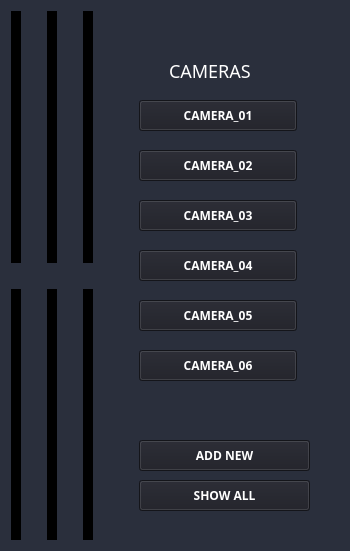
              <widget class="QWidget" name="camera_page">
               <property name="styleSheet">
                <string notr="true">*{
font-family: century gothic;
background: #2A2F3C ;
}
QLineEdit, QTextEdit{
background-color:#1C1D25;
background-color:#1C1D25;
color:white;
font-size:18px;
}
QLabel{
color: white;
font-size: 18px;

}
QPushButton, QToolButton{
font-weight:bold;
color:white ;
background-color:#1C1D25;
}
QPushButton:hover{
color:white;
background-color:black;
}
</string>
               </property>
               <layout class="QHBoxLayout" name="horizontalLayout_20">
                <item>
                 <layout class="QVBoxLayout" name="verticalLayout_8">
                  <item>
                   <layout class="QHBoxLayout" name="horizontalLayout_19">
                    <item>
                     <widget class="QLabel" name="display_4">
                      <property name="styleSheet">
                       <string notr="true">background-color:black;</string>
                      </property>
                      <property name="text">
                       <string/>
                      </property>
                     </widget>
                    </item>
                    <item>
                     <spacer name="horizontalSpacer_24">
                      <property name="orientation">
                       <enum>Qt::Horizontal</enum>
                      </property>
                      <property name="sizeType">
                       <enum>QSizePolicy::Fixed</enum>
                      </property>
                      <property name="sizeHint" stdset="0">
                       <size>
                        <width>20</width>
                        <height>20</height>
                       </size>
                      </property>
                     </spacer>
                    </item>
                    <item>
                     <widget class="QLabel" name="display_5">
                      <property name="styleSheet">
                       <string notr="true">background-color:black;</string>
                      </property>
                      <property name="text">
                       <string/>
                      </property>
                     </widget>
                    </item>
                    <item>
                     <spacer name="horizontalSpacer_19">
                      <property name="orientation">
                       <enum>Qt::Horizontal</enum>
                      </property>
                      <property name="sizeType">
                       <enum>QSizePolicy::Fixed</enum>
                      </property>
                      <property name="sizeHint" stdset="0">
                       <size>
                        <width>20</width>
                        <height>20</height>
                       </size>
                      </property>
                     </spacer>
                    </item>
                    <item>
                     <widget class="QLabel" name="display_6">
                      <property name="styleSheet">
                       <string notr="true">background-color:black;</string>
                      </property>
                      <property name="text">
                       <string/>
                      </property>
                     </widget>
                    </item>
                   </layout>
                  </item>
                  <item>
                   <spacer name="verticalSpacer_13">
                    <property name="orientation">
                     <enum>Qt::Vertical</enum>
                    </property>
                    <property name="sizeType">
                     <enum>QSizePolicy::Fixed</enum>
                    </property>
                    <property name="sizeHint" stdset="0">
                     <size>
                      <width>20</width>
                      <height>20</height>
                     </size>
                    </property>
                   </spacer>
                  </item>
                  <item>
                   <layout class="QHBoxLayout" name="horizontalLayout_12">
                    <item>
                     <widget class="QLabel" name="display_1">
                      <property name="styleSheet">
                       <string notr="true">background-color:black;</string>
                      </property>
                      <property name="text">
                       <string/>
                      </property>
                     </widget>
                    </item>
                    <item>
                     <spacer name="horizontalSpacer_20">
                      <property name="orientation">
                       <enum>Qt::Horizontal</enum>
                      </property>
                      <property name="sizeType">
                       <enum>QSizePolicy::Fixed</enum>
                      </property>
                      <property name="sizeHint" stdset="0">
                       <size>
                        <width>20</width>
                        <height>20</height>
                       </size>
                      </property>
                     </spacer>
                    </item>
                    <item>
                     <widget class="QLabel" name="display_2">
                      <property name="styleSheet">
                       <string notr="true">background-color:black;</string>
                      </property>
                      <property name="text">
                       <string/>
                      </property>
                     </widget>
                    </item>
                    <item>
                     <spacer name="horizontalSpacer_23">
                      <property name="orientation">
                       <enum>Qt::Horizontal</enum>
                      </property>
                      <property name="sizeType">
                       <enum>QSizePolicy::Fixed</enum>
                      </property>
                      <property name="sizeHint" stdset="0">
                       <size>
                        <width>20</width>
                        <height>20</height>
                       </size>
                      </property>
                     </spacer>
                    </item>
                    <item>
                     <widget class="QLabel" name="display_3">
                      <property name="styleSheet">
                       <string notr="true">background-color:black;</string>
                      </property>
                      <property name="text">
                       <string/>
                      </property>
                     </widget>
                    </item>
                   </layout>
                  </item>
                 </layout>
                </item>
                <item>
                 <spacer name="horizontalSpacer_25">
                  <property name="orientation">
                   <enum>Qt::Horizontal</enum>
                  </property>
                  <property name="sizeType">
                   <enum>QSizePolicy::Fixed</enum>
                  </property>
                  <property name="sizeHint" stdset="0">
                   <size>
                    <width>20</width>
                    <height>20</height>
                   </size>
                  </property>
                 </spacer>
                </item>
                <item>
                 <layout class="QVBoxLayout" name="verticalLayout_6">
                  <property name="sizeConstraint">
                   <enum>QLayout::SetFixedSize</enum>
                  </property>
                  <item>
                   <spacer name="verticalSpacer_14">
                    <property name="orientation">
                     <enum>Qt::Vertical</enum>
                    </property>
                    <property name="sizeType">
                     <enum>QSizePolicy::Fixed</enum>
                    </property>
                    <property name="sizeHint" stdset="0">
                     <size>
                      <width>20</width>
                      <height>29</height>
                     </size>
                    </property>
                   </spacer>
                  </item>
                  <item>
                   <widget class="QWidget" name="widget" native="true">
                    <property name="minimumSize">
                     <size>
                      <width>200</width>
                      <height>500</height>
                     </size>
                    </property>
                    <property name="maximumSize">
                     <size>
                      <width>200</width>
                      <height>16777215</height>
                     </size>
                    </property>
                    <widget class="QLabel" name="cameras_label">
                     <property name="geometry">
                      <rect>
                       <x>50</x>
                       <y>10</y>
                       <width>121</width>
                       <height>41</height>
                      </rect>
                     </property>
                     <property name="text">
                      <string>CAMERAS</string>
                     </property>
                    </widget>
                    <widget class="QPushButton" name="cam01_pushButton">
                     <property name="geometry">
                      <rect>
                       <x>20</x>
                       <y>60</y>
                       <width>158</width>
                       <height>31</height>
                      </rect>
                     </property>
                     <property name="text">
                      <string>CAMERA_01</string>
                     </property>
                    </widget>
                    <widget class="QPushButton" name="cam03_pushButton">
                     <property name="geometry">
                      <rect>
                       <x>20</x>
                       <y>160</y>
                       <width>158</width>
                       <height>31</height>
                      </rect>
                     </property>
                     <property name="text">
                      <string>CAMERA_03</string>
                     </property>
                    </widget>
                    <widget class="QPushButton" name="cam02_pushButton">
                     <property name="geometry">
                      <rect>
                       <x>20</x>
                       <y>110</y>
                       <width>158</width>
                       <height>31</height>
                      </rect>
                     </property>
                     <property name="text">
                      <string>CAMERA_02</string>
                     </property>
                    </widget>
                    <widget class="QPushButton" name="cam04_pushButton">
                     <property name="geometry">
                      <rect>
                       <x>20</x>
                       <y>210</y>
                       <width>158</width>
                       <height>31</height>
                      </rect>
                     </property>
                     <property name="text">
                      <string>CAMERA_04</string>
                     </property>
                    </widget>
                    <widget class="QPushButton" name="cam05_pushButton">
                     <property name="geometry">
                      <rect>
                       <x>20</x>
                       <y>260</y>
                       <width>158</width>
                       <height>31</height>
                      </rect>
                     </property>
                     <property name="text">
                      <string>CAMERA_05</string>
                     </property>
                    </widget>
                    <widget class="QPushButton" name="cam06_pushButton">
                     <property name="geometry">
                      <rect>
                       <x>20</x>
                       <y>310</y>
                       <width>158</width>
                       <height>31</height>
                      </rect>
                     </property>
                     <property name="text">
                      <string>CAMERA_06</string>
                     </property>
                    </widget>
                    <widget class="QPushButton" name="addNew_pushButton">
                     <property name="geometry">
                      <rect>
                       <x>20</x>
                       <y>400</y>
                       <width>171</width>
                       <height>31</height>
                      </rect>
                     </property>
                     <property name="text">
                      <string>ADD NEW</string>
                     </property>
                    </widget>
                    <widget class="QPushButton" name="showAll_pushButton">
                     <property name="geometry">
                      <rect>
                       <x>20</x>
                       <y>440</y>
                       <width>171</width>
                       <height>31</height>
                      </rect>
                     </property>
                     <property name="text">
                      <string>SHOW ALL</string>
                     </property>
                    </widget>
                   </widget>
                  </item>
                 </layout>
                </item>
                <item>
                 <spacer name="horizontalSpacer_26">
                  <property name="orientation">
                   <enum>Qt::Horizontal</enum>
                  </property>
                  <property name="sizeType">
                   <enum>QSizePolicy::Fixed</enum>
                  </property>
                  <property name="sizeHint" stdset="0">
                   <size>
                    <width>20</width>
                    <height>20</height>
                   </size>
                  </property>
                 </spacer>
                </item>
               </layout>
              </widget>
